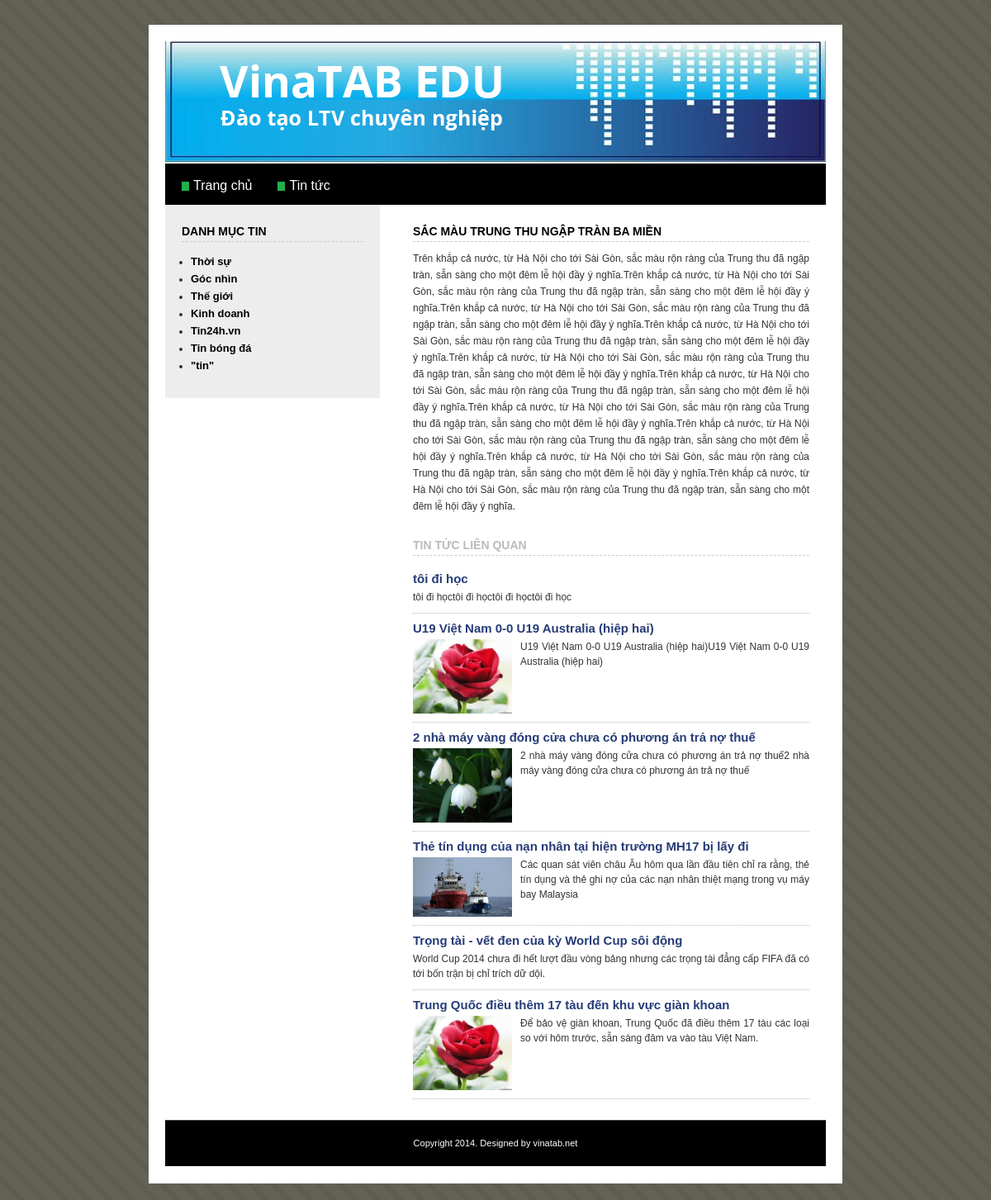
Page /chitiet.php?id_tt=5 on the committed database.
### tables this page shows
CREATE TABLE `category` (
  `id_cat` int(255) NOT NULL,
  `name` varchar(120) NOT NULL
);

CREATE TABLE `news` (
  `id_news` int(255) NOT NULL,
  `name` varchar(200) NOT NULL,
  `preview_text` text NOT NULL,
  `detail_text` text,
  `id_cat` int(255) NOT NULL,
  `picture` varchar(120) NOT NULL
);

### templates/public/inc/tinlienquan.php (the view, shortened to what this page needs)
<?php
	$sql = "SELECT * FROM news WHERE id_cat = {$id_cat} AND id_news != {$id_n} ORDER BY id_news DESC";
	$result1 = $mysqli->query($sql);
?>
<ul>
<?php
	while($arr_New = mysqli_fetch_assoc($result1)){
		$id_tt = $arr_New['id_news'];
		$ten_tt = $arr_New['name'];
		$hinhanh = $arr_New['picture'];
		$pre = $arr_New['preview_text'];
		$url = '/BNews/files/'.$hinhanh;
?>
	<li>
		<h2>
			<a href="chitiet.php?id_tt=<?php echo $id_tt; ?>" title=""><?php echo $ten_tt;?></a>
		</h2>
		<div class="item">
			<a href="chitiet.php?id_tt=<?php echo $id_tt; ?>" title=""><img src="<?php echo $url; ?>" alt=""></a>
			<p><?php echo $pre; ?></p>
		</div>
	</li>
<?php
	}
?>
</ul>

### chitiet.php (shortened to what this page needs)
<?php require_once $_SERVER['DOCUMENT_ROOT'].'/BNews/templates/public/inc/header.php';?>
<div class="leftpanel">
	<?php require_once $_SERVER['DOCUMENT_ROOT'].'/BNews/templates/public/inc/left_bar.php';?>
</div>
<?php
	include_once $_SERVER['DOCUMENT_ROOT'].'/BNews/function/dbconnect.php';
	$id_n = $_REQUEST['id_tt'];
	$sql = "SELECT * FROM news WHERE id_news = {$id_n} ";
	$ketqua = $mysqli ->query($sql);
	$arr_TT =  mysqli_fetch_assoc($ketqua);
	$id_cat = $arr_TT['id_cat'];
	$tentintuc = $arr_TT['name'];
	$ChiTiet = $arr_TT['detail_text'];
?>
<div class="rightpanel">
	<div class="rightbody">
		<h1 class="title"><?php echo $tentintuc; ?></h1>
		<div class="items-new">
			<div class="new-detail">
				<?php
				echo $ChiTiet;
				?>
		</div>
		</div>
		<h2 class="title" style="margin-top:30px;color:#BBB">Tin tức liên quan</h2>
		<div class="items-new">
		<?php require_once $_SERVER['DOCUMENT_ROOT'].'/BNews/templates/public/inc/tinlienquan.php';?>
		</div>
	</div>
</div>
<?php require_once $_SERVER['DOCUMENT_ROOT'].'/BNews/templates/public/inc/footer.php';?>

### templates/public/inc/left_bar.php
<?php
	include_once $_SERVER['DOCUMENT_ROOT']."/BNews/function/dbconnect.php";
	$queryDMT = "SELECT * FROM category";
	$result = $mysqli->query($queryDMT);
?>
<h2>Danh mục tin</h2>
<ul>
	<?php
	while($rowDMT = mysqli_fetch_assoc($result)){
		$idDMT = $rowDMT['id_cat'];
		$TenDanhMucTin = $rowDMT['name'];
	?>
	<li><a href="danhmuc.php?id_dmt=<?php echo $idDMT;?>"><?php echo $TenDanhMucTin; ?></a></li>
	<?php
	}
	?>
</ul>

### templates/public/css/style.css (style rules this page uses)
html, body, div, span, applet, object, iframe, h1, h2, h3, h4, h5, h6, p, blockquote, pre, a, abbr, acronym, address, big, cite, code, del, dfn, em, img, ins, kbd, q, s, samp, small, strike, strong, sub, sup, tt, var, b, u, i, center, dl, dt, dd, ol, ul, li, fieldset, form, label, legend, table, caption, tbody, tfoot, thead, tr, th, td, article, aside, canvas, details, embed, figure, figcaption, footer, header, hgroup, menu, nav, output, ruby, section, summary, time, mark, audio, video { margin: 0; padding: 0; border: 0; font-size: 100%; }
body { line-height: 1; }
ol, ul { list-style: none; }
body { background-image: url("../images/bg.jpg"); background-repeat: repeat; color: #333333; font-family: Arial,Helvetica,sans-serif; font-size: 12px; margin: 30px 0 0; }
a { color: #0628AE; text-decoration: underline; }
.leftpanel { background-color: #EDEDED; float: left; padding: 25px 20px; position: relative; width: 220px; }
.leftpanel h2 { border-bottom: 1px dashed #CCCCCC; color: #000000; font-size: 14px; line-height: 100%; margin-bottom: 17px; padding-bottom: 5px; text-transform: uppercase; }
.leftpanel ul { list-style-type: none; margin-left: 11px; }
.leftpanel ul li { list-style: disc outside none; margin: 8px 0; }
.leftpanel ul li a { color: #000000; font-size: 13px; font-weight: bold; text-decoration: none; }
.rightpanel { float: left; width: 540px; }
.rightbody { float: left; padding: 25px 0 25px 40px; text-align: justify; width: 480px; }
.rightbody p { line-height: 20px; }
.title { border-bottom: 1px dashed #CCCCCC; color: #000000; font-size: 14px; line-height: 100%; margin-bottom: 10px; padding-bottom: 5px; text-transform: uppercase; }
.items-new ul { list-style: none outside none; }
.items-new ul li { border-bottom: 1px dotted #BBBBBB; padding: 10px 0; }
.items-new ul li h2 { margin-bottom: 6px; }
.items-new ul li h2 a { font-size: 15px; text-decoration: none; color:#263C78; }
.items-new ul li .item img { float: left; margin-right: 10px; width: 120px; }
.items-new ul li .item p { line-height: 18px; }
.new-detail { line-height:20px; }

### rows in the picture
category: name "Thời sự"
category: name "Góc nhìn"
category: name "Thế giới"
category: name "Kinh doanh"
category: name "Tin24h.vn"
category: name "Tin bóng đá"
category: name "\"tin\""
news: name "SẮC MÀU TRUNG THU NGẬP TRÀN BA MIỀN", detail_text "Trên khắp cả nước, từ Hà Nội cho tới Sài Gòn, sắc màu rộn ràng của Trung thu đã ngập tràn, sẵn sàng cho một đêm lễ hội đầy ý nghĩa.Trên khắp cả nước, từ Hà Nội cho tới Sài Gòn, sắc màu rộn ràng của Trung thu đã ngập tràn, sẵn sàng cho một đêm lễ hội đầy ý nghĩa.Trên khắp cả nước, từ Hà Nội cho tới Sài Gòn, sắc màu rộn ràng của Trung thu đã ngập tràn, sẵn sàng cho một đêm lễ hội đầy ý nghĩa.Trên khắp cả nước, từ Hà Nội cho tới Sài Gòn, sắc màu rộn ràng của Trung thu đã ngập tràn, sẵn sàng cho một đêm lễ hội đầy ý nghĩa.Trên khắp cả nước, từ Hà Nội cho tới Sài Gòn, sắc màu rộn ràng của Trung thu đã ngập tràn, sẵn sàng cho một đêm lễ hội đầy ý nghĩa.Trên khắp cả nước, từ Hà Nội cho tới Sài…"
news: name "tôi đi học", preview_text "tôi đi họctôi đi họctôi đi họctôi đi học"
news: name "U19 Việt Nam 0-0 U19 Australia (hiệp hai)", picture (picture), preview_text "U19 Việt Nam 0-0 U19 Australia (hiệp hai)U19 Việt Nam 0-0 U19 Australia (hiệp hai)"
news: name "2 nhà máy vàng đóng cửa chưa có phương án trả nợ thuế", picture (picture), preview_text "2 nhà máy vàng đóng cửa chưa có phương án trả nợ thuế2 nhà máy vàng đóng cửa chưa có phương án trả nợ thuế"
news: name "Thẻ tín dụng của nạn nhân tại hiện trường MH17 bị lấy đi", picture (picture), preview_text "Các quan sát viên châu Âu hôm qua lần đầu tiên chỉ ra rằng, thẻ tín dụng và thẻ ghi nợ của các nạn nhân thiệt mạng trong vụ máy bay Malaysia"
news: name "Trọng tài - vết đen của kỳ World Cup sôi động", preview_text "World Cup 2014 chưa đi hết lượt đầu vòng bảng nhưng các trọng tài đẳng cấp FIFA đã có tới bốn trận bị chỉ trích dữ dội."
news: name "Trung Quốc điều thêm 17 tàu đến khu vực giàn khoan", picture (picture), preview_text "Để bảo vệ giàn khoan, Trung Quốc đã điều thêm 17 tàu các loại so với hôm trước, sẵn sàng đâm va vào tàu Việt Nam."
